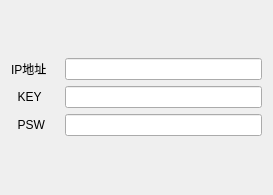
<?xml version="1.0" encoding="UTF-8"?>
<ui version="4.0">
 <class>QCommConfigMmsDlg</class>
 <widget class="QDialog" name="QCommConfigMmsDlg">
  <property name="geometry">
   <rect>
    <x>0</x>
    <y>0</y>
    <width>273</width>
    <height>195</height>
   </rect>
  </property>
  <property name="windowTitle">
   <string>Dialog</string>
  </property>
  <layout class="QVBoxLayout" name="verticalLayout">
   <item>
    <layout class="QGridLayout" name="gridLayout">
     <item row="0" column="0">
      <widget class="QLabel" name="label_6">
       <property name="text">
        <string>IP地址</string>
       </property>
      </widget>
     </item>
     <item row="1" column="1">
      <widget class="QLineEdit" name="m_editEncryptKey"/>
     </item>
     <item row="1" column="0">
      <widget class="QLabel" name="label_5">
       <property name="text">
        <string>  KEY    </string>
       </property>
      </widget>
     </item>
     <item row="0" column="1">
      <widget class="QLineEdit" name="m_editRemoteIP"/>
     </item>
     <item row="2" column="0">
      <widget class="QLabel" name="label_4">
       <property name="text">
        <string>  PSW    </string>
       </property>
      </widget>
     </item>
     <item row="2" column="1">
      <widget class="QLineEdit" name="m_editEncryptPsw"/>
     </item>
    </layout>
   </item>
  </layout>
 </widget>
 <resources/>
 <connections/>
</ui>
